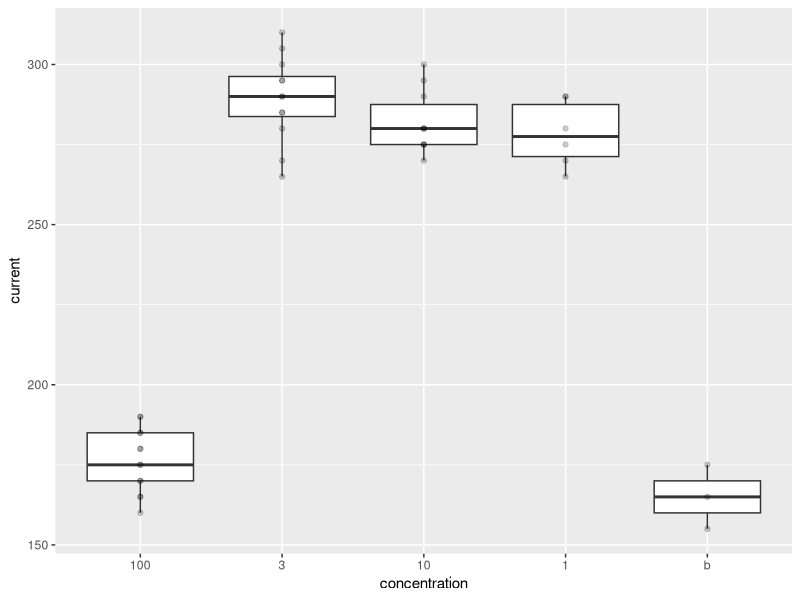
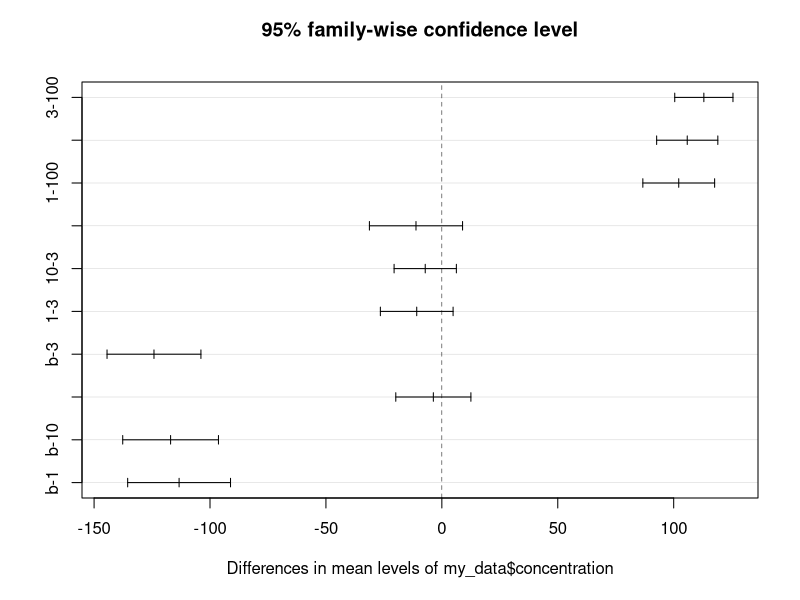

These charts were generated, in order, by the following R code:
## ---- chunk 1
library(tidyverse)
library(readxl)
library(car)
## ---- chunk 2
my_data <- read_excel("statistic.xlsx")
## ---- chunk 3
leveneTest(current ~ concentration, my_data) -> lev_res
lev_res
## ---- chunk 4
my_data <- within(my_data, 
                   concentration <- factor(concentration, 
                                      levels=names(sort(table(concentration), 
                                                        decreasing=TRUE))))
## ---- chunk 5
anova_data <- aov(my_data$current ~ my_data$concentration)
summary(anova_data)
## ---- chunk 6
my_data %>% 
  ggplot(aes(concentration, current)) + geom_boxplot() + geom_point(alpha = 0.2)
## ---- chunk 7
TukeyHSD(anova_data)

plot(TukeyHSD(anova_data))
